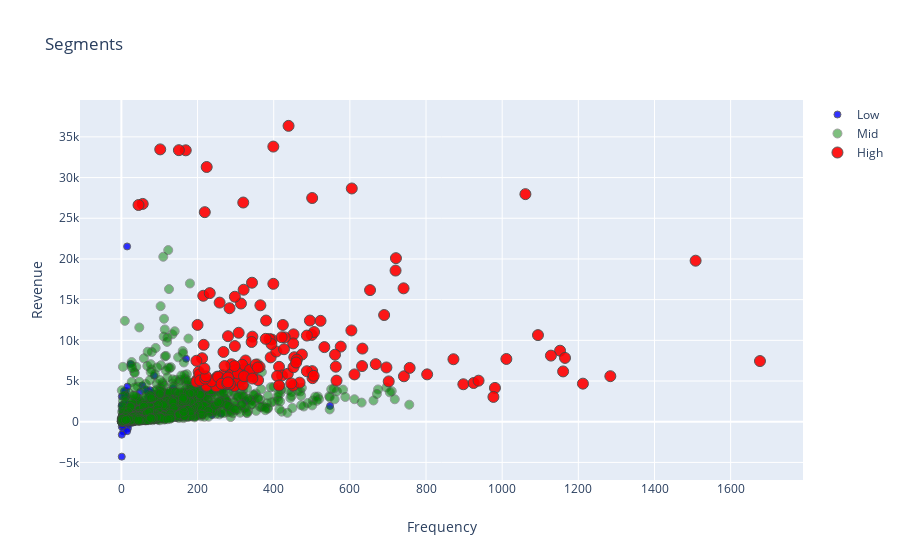

Notebook source saved alongside this figure:
### Code cell
df_graph = df_users.query("Revenue < 50000 and Frequency < 2000")

plot_data = [
    go.Scatter(
        x=df_graph.query("Segment == 'Low-Value'")['Frequency'],
        y=df_graph.query("Segment == 'Low-Value'")['Revenue'],
        mode='markers',
        name='Low',
        marker= dict(size= 7,
            line= dict(width=1),
            color= 'blue',
            opacity= 0.8
           )
        ),
        go.Scatter(
        x=df_graph.query("Segment == 'Mid-Value'")['Frequency'],
        y=df_graph.query("Segment == 'Mid-Value'")['Revenue'],
        mode='markers',
        name='Mid',
        marker= dict(size= 9,
            line= dict(width=1),
            color= 'green',
            opacity= 0.5
           )
    ),
        go.Scatter(
        x=df_graph.query("Segment == 'High-Value'")['Frequency'],
        y=df_graph.query("Segment == 'High-Value'")['Revenue'],
        mode='markers',
        name='High',
        marker= dict(size= 11,
            line= dict(width=1),
            color= 'red',
            opacity= 0.9
           )
    ),
]
plot_layout = go.Layout(
        yaxis= {'title': "Revenue"},
        xaxis= {'title': "Frequency"},
        title='Segments'
    )
fig = go.Figure(data=plot_data, layout=plot_layout)
pyoff.iplot(fig)

### Figure 1 — Plotly figure (JSON) as saved in the notebook; plotly's stock layout.template omitted (floating-point values rounded to 4 significant figures; data arrays with more than 128 entries replaced by an {"elided": "..."} marker saying what was removed)
{"data": [{"marker": {"color": "blue", "line": {"width": 1}, "opacity": 0.8, "size": 7}, "mode": "markers", "name": "Low", "type": "scatter", "x": {"elided": "1956 int values"}, "y": {"elided": "1956 float values"}}, {"marker": {"color": "green", "line": {"width": 1}, "opacity": 0.5, "size": 9}, "mode": "markers", "name": "Mid", "type": "scatter", "x": {"elided": "1809 int values"}, "y": {"elided": "1809 float values"}}, {"marker": {"color": "red", "line": {"width": 1}, "opacity": 0.9, "size": 11}, "mode": "markers", "name": "High", "type": "scatter", "x": {"elided": "168 int values"}, "y": {"elided": "168 float values"}}], "layout": {"title": {"text": "Segments"}, "xaxis": {"title": {"text": "Frequency"}}, "yaxis": {"title": {"text": "Revenue"}}}}
